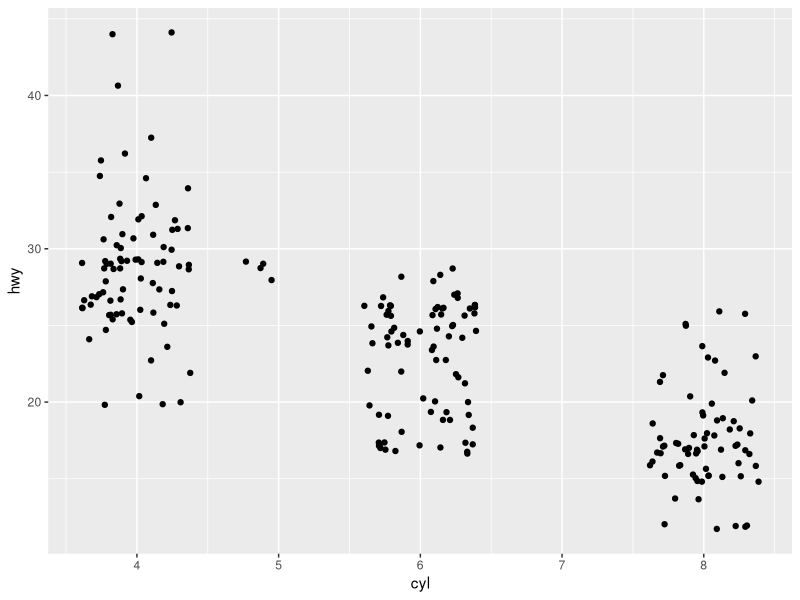
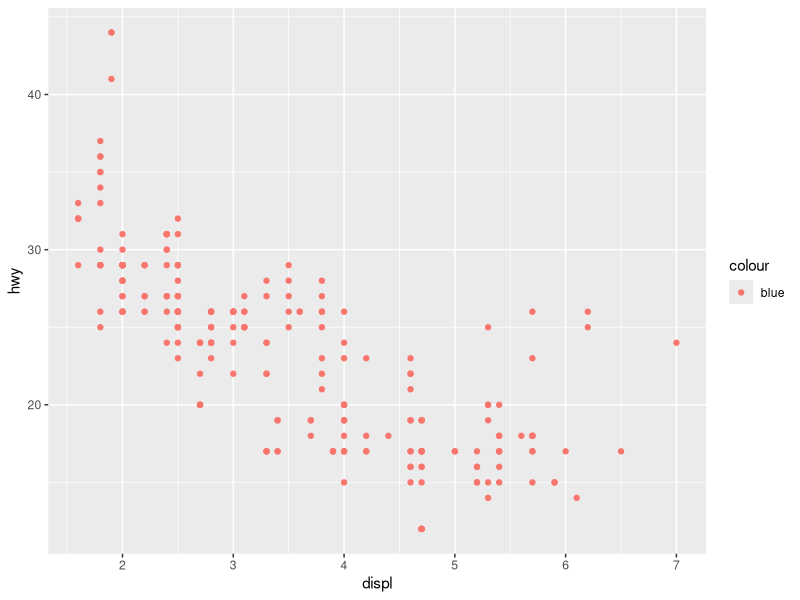
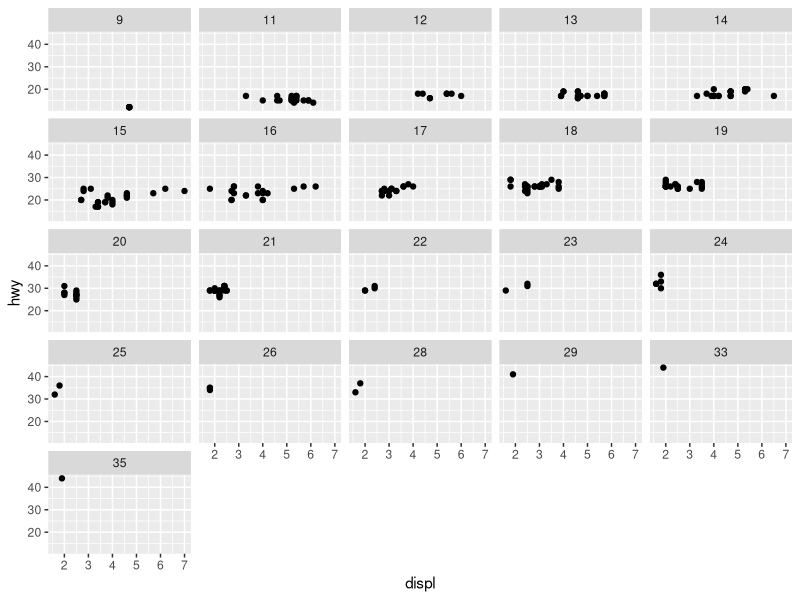
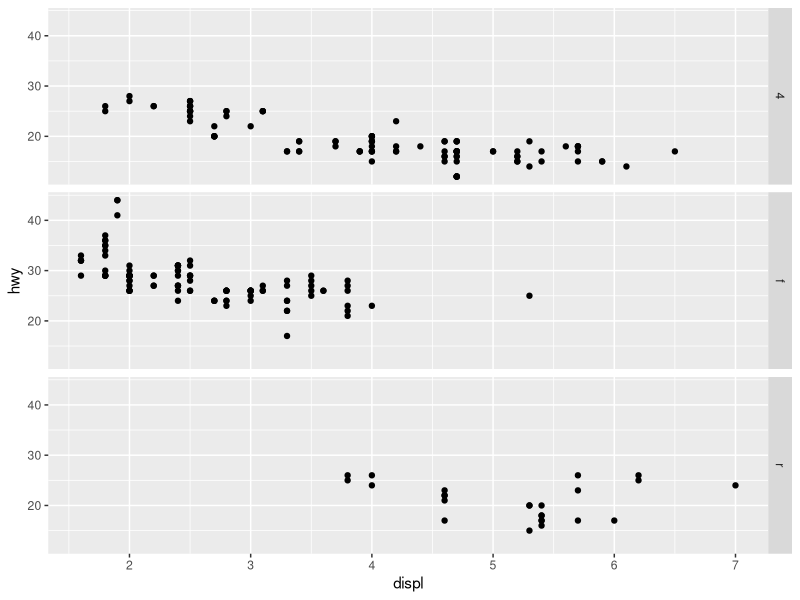
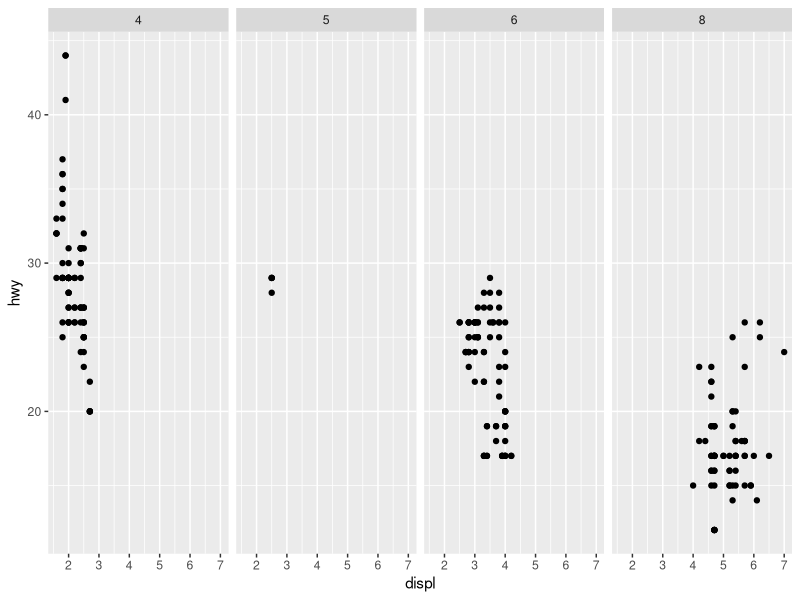
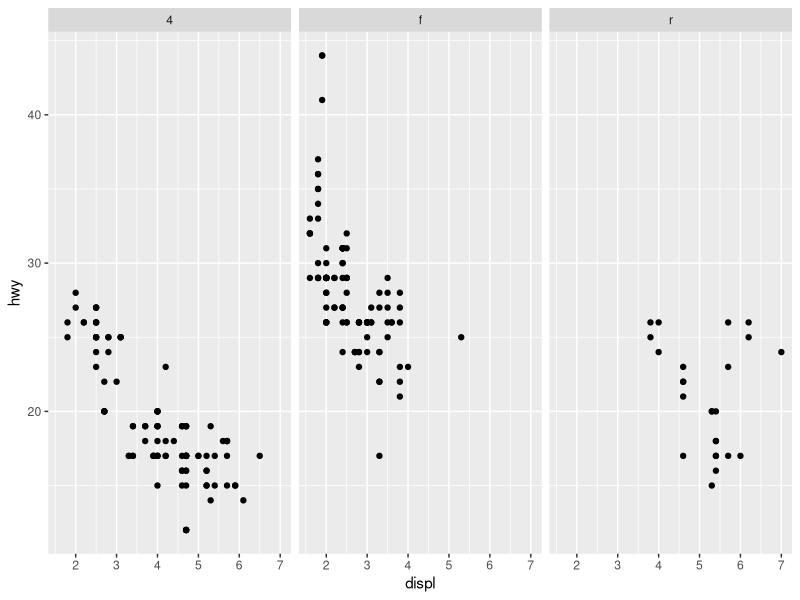
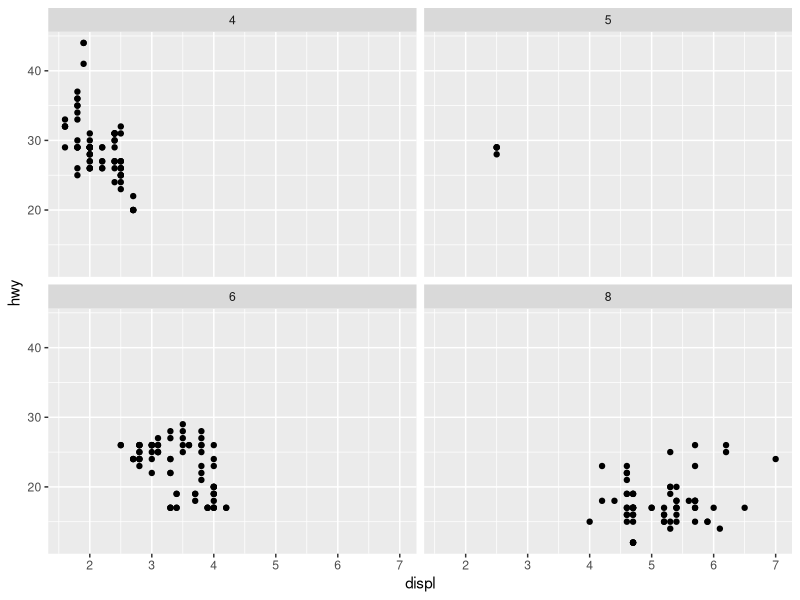
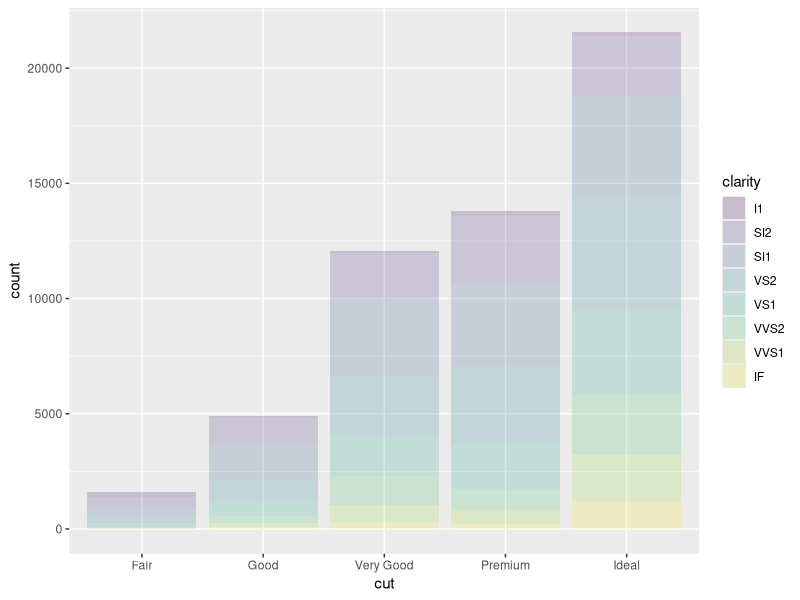

Write the R code that produced these figures, in order.
## ---- chunk 1
knitr::opts_chunk$set(echo = TRUE)
library(dplyr)
library(ggplot2)
## ---- chunk 2
ggplot(mpg, aes(x=cyl, y=hwy)) + geom_point(position = "jitter") 
## ---- chunk 3
ggplot(data = mpg) + 
  geom_point(mapping = aes(x = displ, y = hwy, color = "blue"))
## ---- chunk 4
summary(mpg)
## ---- chunk 5
ggplot(data = mpg) + 
  geom_point(mapping = aes(x = displ, y = hwy)) + 
  facet_wrap(~ cty)
## ---- chunk 6
ggplot(data = mpg) + 
  geom_point(mapping = aes(x = displ, y = hwy)) +
  facet_grid(drv ~ .)

ggplot(data = mpg) + 
  geom_point(mapping = aes(x = displ, y = hwy)) +
  facet_grid(. ~ cyl)
## ---- chunk 7
ggplot(data = mpg) + 
  geom_point(mapping = aes(x = displ, y = hwy)) +
  facet_wrap(drv ~ .)
ggplot(data = mpg) + 
  geom_point(mapping = aes(x = displ, y = hwy)) +
  facet_wrap(. ~ cyl)
## ---- chunk 8
ggplot(data = diamonds, mapping = aes(x = cut, fill = clarity)) + 
  geom_bar(alpha = 1/5)

ggplot(data = diamonds, mapping = aes(x = cut, colour = clarity)) + 
  geom_bar(fill = NA)
## ---- chunk 9
a <- ggplot(data=mpg) + 
  geom_point (mapping=aes(x=displ, y=hwy, color=class)) 
a + labs(title = "Labs sutdy", x = "<<displ>>", y = "<<hwy>>") 
